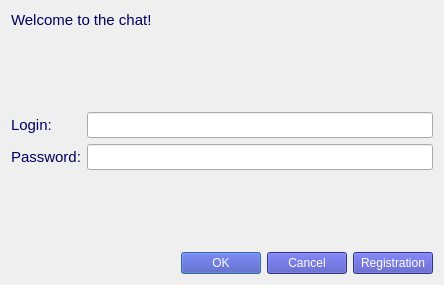
<?xml version="1.0" encoding="UTF-8"?>
<ui version="4.0">
 <class>LoginForm</class>
 <widget class="QWidget" name="LoginForm">
  <property name="geometry">
   <rect>
    <x>0</x>
    <y>0</y>
    <width>444</width>
    <height>285</height>
   </rect>
  </property>
  <property name="sizePolicy">
   <sizepolicy hsizetype="Expanding" vsizetype="Expanding">
    <horstretch>0</horstretch>
    <verstretch>0</verstretch>
   </sizepolicy>
  </property>
  <property name="windowTitle">
   <string>Log in to the chat</string>
  </property>
  <property name="styleSheet">
   <string notr="true"/>
  </property>
  <layout class="QVBoxLayout" name="verticalLayout">
   <item>
    <widget class="QLabel" name="label_3">
     <property name="font">
      <font>
       <pointsize>11</pointsize>
      </font>
     </property>
     <property name="styleSheet">
      <string notr="true">QLabel {color: rgb(0, 0, 97)}</string>
     </property>
     <property name="text">
      <string>Welcome to the chat!</string>
     </property>
    </widget>
   </item>
   <item>
    <spacer name="verticalSpacer_2">
     <property name="orientation">
      <enum>Qt::Vertical</enum>
     </property>
     <property name="sizeHint" stdset="0">
      <size>
       <width>20</width>
       <height>40</height>
      </size>
     </property>
    </spacer>
   </item>
   <item>
    <layout class="QFormLayout" name="formLayout">
     <item row="0" column="0">
      <widget class="QLabel" name="label">
       <property name="font">
        <font>
         <pointsize>11</pointsize>
        </font>
       </property>
       <property name="styleSheet">
        <string notr="true">QLabel {color: rgb(0, 0, 97)}</string>
       </property>
       <property name="text">
        <string>Login:</string>
       </property>
      </widget>
     </item>
     <item row="0" column="1">
      <widget class="QLineEdit" name="loginEdit">
       <property name="font">
        <font>
         <pointsize>11</pointsize>
        </font>
       </property>
       <property name="text">
        <string/>
       </property>
      </widget>
     </item>
     <item row="1" column="0">
      <widget class="QLabel" name="label_2">
       <property name="font">
        <font>
         <pointsize>11</pointsize>
        </font>
       </property>
       <property name="styleSheet">
        <string notr="true">QLabel {color: rgb(0, 0, 97)}</string>
       </property>
       <property name="text">
        <string>Password:</string>
       </property>
      </widget>
     </item>
     <item row="1" column="1">
      <widget class="QLineEdit" name="passwordEdit">
       <property name="font">
        <font>
         <pointsize>11</pointsize>
        </font>
       </property>
       <property name="text">
        <string/>
       </property>
       <property name="echoMode">
        <enum>QLineEdit::Password</enum>
       </property>
      </widget>
     </item>
    </layout>
   </item>
   <item>
    <spacer name="verticalSpacer">
     <property name="orientation">
      <enum>Qt::Vertical</enum>
     </property>
     <property name="sizeHint" stdset="0">
      <size>
       <width>20</width>
       <height>40</height>
      </size>
     </property>
    </spacer>
   </item>
   <item>
    <layout class="QHBoxLayout" name="horizontalLayout">
     <item>
      <widget class="QDialogButtonBox" name="buttonBox">
       <property name="sizePolicy">
        <sizepolicy hsizetype="Expanding" vsizetype="Fixed">
         <horstretch>0</horstretch>
         <verstretch>0</verstretch>
        </sizepolicy>
       </property>
       <property name="font">
        <font>
         <pointsize>11</pointsize>
        </font>
       </property>
       <property name="styleSheet">
        <string notr="true">QPushButton {background-color: rgb(68, 70, 184); color: white}</string>
       </property>
       <property name="standardButtons">
        <set>QDialogButtonBox::Cancel|QDialogButtonBox::Ok</set>
       </property>
      </widget>
     </item>
     <item>
      <widget class="QPushButton" name="registrationPushButton">
       <property name="font">
        <font>
         <pointsize>9</pointsize>
        </font>
       </property>
       <property name="styleSheet">
        <string notr="true">QPushButton {background-color: rgb(68, 70, 184); color: white}</string>
       </property>
       <property name="text">
        <string>Registration</string>
       </property>
      </widget>
     </item>
    </layout>
   </item>
  </layout>
 </widget>
 <resources/>
 <connections/>
</ui>
